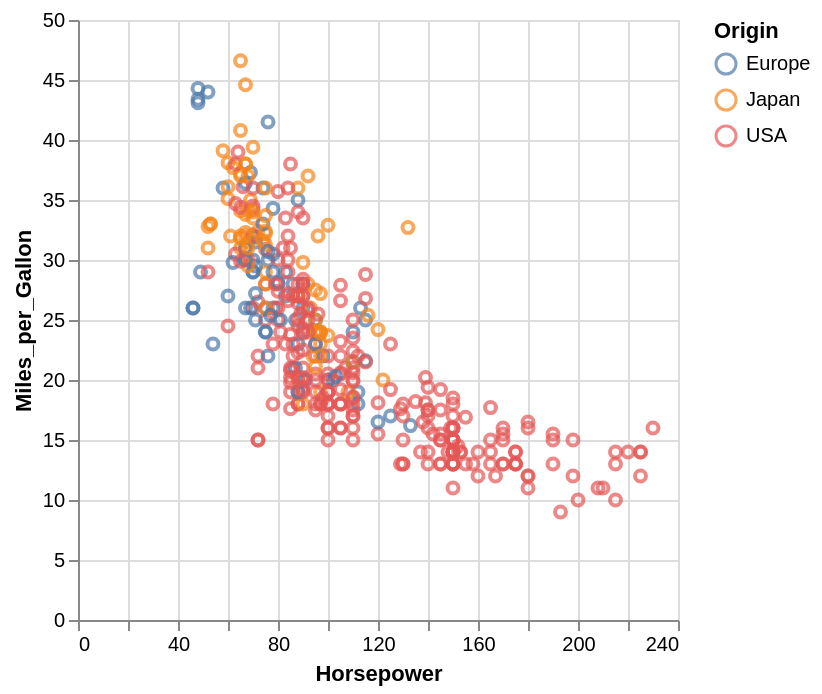

The notebook cell this image was saved under:
### Markdown cell above
## Altair: Draw Interactive Charts
https://altair-viz.github.io/gallery/index.html#example-gallery

Altair is a declarative statistical visualization library for Python, based on Vega and Vega-Lite.

Altair offers a powerful and concise visualization grammar that enables you to build a wide range of statistical visualizations quickly. Here is an example of using the Altair API to quickly visualize a dataset with an interactive scatter plot:

### Code cell
import altair as alt
# load a simple dataset as a pandas DataFrame
from vega_datasets import data
cars = data.cars()
cars = cars.dropna(subset=['Horsepower', 'Miles_per_Gallon'])

alt.Chart(cars).mark_point().encode(
    x='Horsepower',
    y='Miles_per_Gallon',
    color='Origin',
).interactive()

### Figure 1 — Vega-Lite specification as saved in the notebook (floating-point values rounded to 4 significant figures; data arrays with more than 128 entries replaced by an {"elided": "..."} marker saying what was removed)
{"config": {"view": {"continuousWidth": 300, "continuousHeight": 300}}, "data": {"name": "data-7285c4e2e195e5a75737a34913199f5f"}, "mark": {"type": "point"}, "encoding": {"color": {"field": "Origin", "type": "nominal"}, "x": {"field": "Horsepower", "type": "quantitative"}, "y": {"field": "Miles_per_Gallon", "type": "quantitative"}}, "params": [{"name": "param_1", "select": {"type": "interval", "encodings": ["x", "y"]}, "bind": "scales"}], "$schema": "https://vega.github.io/schema/vega-lite/v5.20.1.json", "datasets": {"data-7285c4e2e195e5a75737a34913199f5f": {"elided": "392 records"}}}
